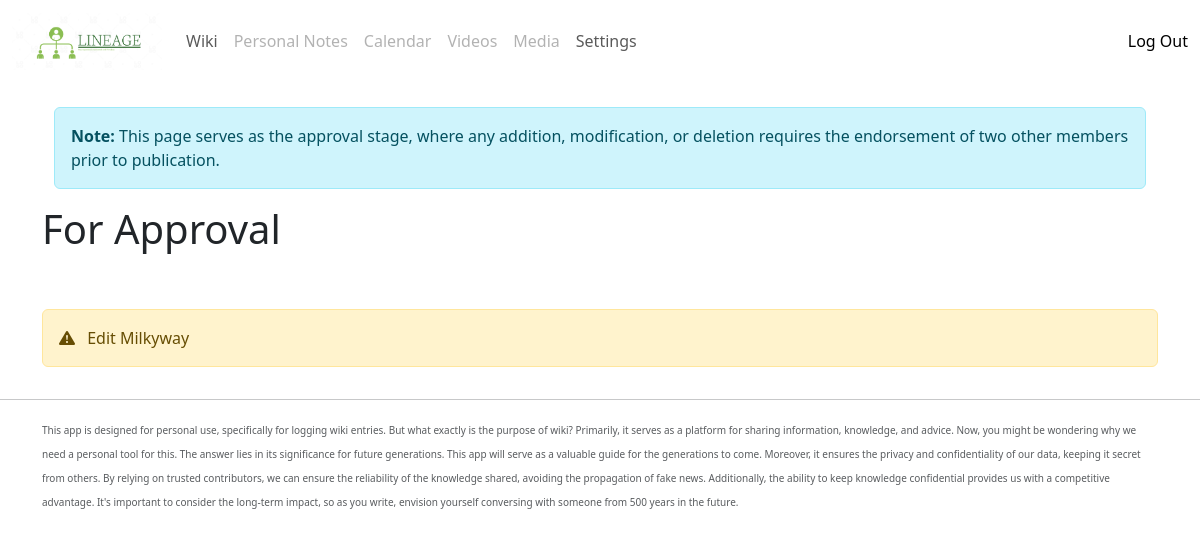
The app's page /wiki/approval/ (signed in), older data.
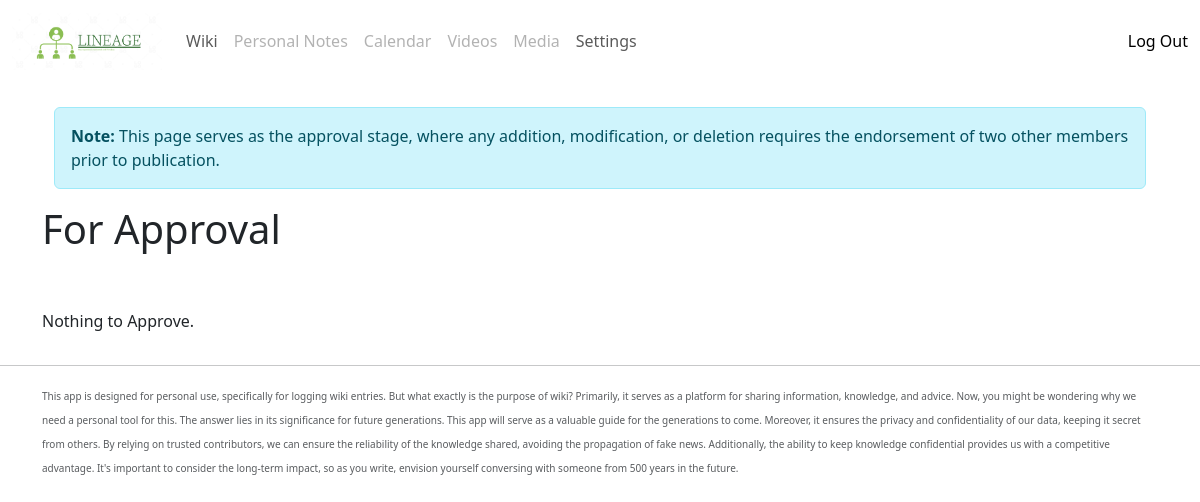
The same page, newer data.
### wiki/models.py (models this page shows, shortened)
class WikiContentArchive(models.Model):
    content_id = models.IntegerField(default=0)
    title = models.CharField(max_length=255)
    content = models.TextField()
    folder = models.ForeignKey(WikiFolder, on_delete=models.CASCADE, null=True)
    approver1_id = models.IntegerField(default=0)
    approver2_id = models.IntegerField(default=0)
    is_approved = models.BooleanField(default=False)
    status = models.CharField(max_length=255, default="")
    created_by = models.IntegerField()
    created_at = models.DateTimeField(auto_now_add=True)

### wiki/views.py (the view)
# urls.py: path('approval/', views.wiki_approval, name='wiki_approval'),
@login_required(login_url='/')
def wiki_approval(request):
    current_user = request.user
    archives = WikiContentArchive.objects.filter(is_approved = False)
    context = {
        'current_user': current_user,
        'archives': archives,
    }
    return render(request, 'wiki/approval.html', context)

### wiki/templates/wiki/approval.html (shortened to what this page needs)
{% extends "base.html" %}
{% block content %}
  {% load static %}
  <link rel="stylesheet" href="{% static 'wiki/style.css' %}">
	<div class="container">
		<div class="alert alert-info">
			<strong>Note:</strong> This page serves as the approval stage, where any addition, modification, or deletion requires the endorsement of two other members prior to publication.
		</div>
	</div>
  <h1>
    For Approval
  </h1>
  <br><br>
  {% if archives|length == 0 %}
  <p>
    Nothing to Approve.
  </p>
  {% endif %}
  {% for archive in archives %}
  <div class="alert alert-warning d-flex align-items-center justify-content-between" role="alert">
    <div>
      <i class="bi bi-exclamation-triangle-fill me-2"></i>
      {{ archive.status }} {{ archive.title }}
    </div>
  </div>
  {% endfor %}
{% endblock %}

Row changes from the older to the newer data that the page shows:
removed WikiContentArchive: status "Edit", title "Milkyway"
Text that changed along with them:
text now shown: "Nothing to Approve."
